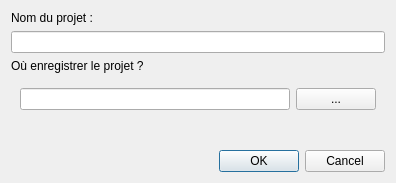
<?xml version="1.0" encoding="UTF-8"?>
<ui version="4.0">
 <class>NewProjectDialog</class>
 <widget class="QDialog" name="NewProjectDialog">
  <property name="geometry">
   <rect>
    <x>0</x>
    <y>0</y>
    <width>396</width>
    <height>183</height>
   </rect>
  </property>
  <property name="windowTitle">
   <string>Dialog</string>
  </property>
  <property name="windowIcon">
   <iconset resource="../rsrc/resources.qrc">
    <normaloff>:/icons/logo</normaloff>:/icons/logo</iconset>
  </property>
  <layout class="QVBoxLayout" name="verticalLayout">
   <item>
    <widget class="QLabel" name="label">
     <property name="text">
      <string>Nom du projet :</string>
     </property>
    </widget>
   </item>
   <item>
    <widget class="QLineEdit" name="projectName"/>
   </item>
   <item>
    <widget class="QLabel" name="label_2">
     <property name="text">
      <string>Où enregistrer le projet ?</string>
     </property>
    </widget>
   </item>
   <item>
    <widget class="QWidget" name="horizontalWidget" native="true">
     <layout class="QHBoxLayout" name="horizontalLayout_2">
      <item>
       <widget class="QLineEdit" name="projectDirectory"/>
      </item>
      <item>
       <widget class="QPushButton" name="selectDirectoryButton">
        <property name="text">
         <string>...</string>
        </property>
       </widget>
      </item>
     </layout>
    </widget>
   </item>
   <item>
    <spacer name="verticalSpacer">
     <property name="orientation">
      <enum>Qt::Vertical</enum>
     </property>
     <property name="sizeHint" stdset="0">
      <size>
       <width>20</width>
       <height>40</height>
      </size>
     </property>
    </spacer>
   </item>
   <item>
    <widget class="QDialogButtonBox" name="buttonBox">
     <property name="standardButtons">
      <set>QDialogButtonBox::Cancel|QDialogButtonBox::Ok</set>
     </property>
    </widget>
   </item>
  </layout>
 </widget>
 <resources>
  <include location="../rsrc/resources.qrc"/>
 </resources>
 <connections>
  <connection>
   <sender>buttonBox</sender>
   <signal>rejected()</signal>
   <receiver>NewProjectDialog</receiver>
   <slot>reject()</slot>
   <hints>
    <hint type="sourcelabel">
     <x>197</x>
     <y>160</y>
    </hint>
    <hint type="destinationlabel">
     <x>197</x>
     <y>91</y>
    </hint>
   </hints>
  </connection>
 </connections>
</ui>
